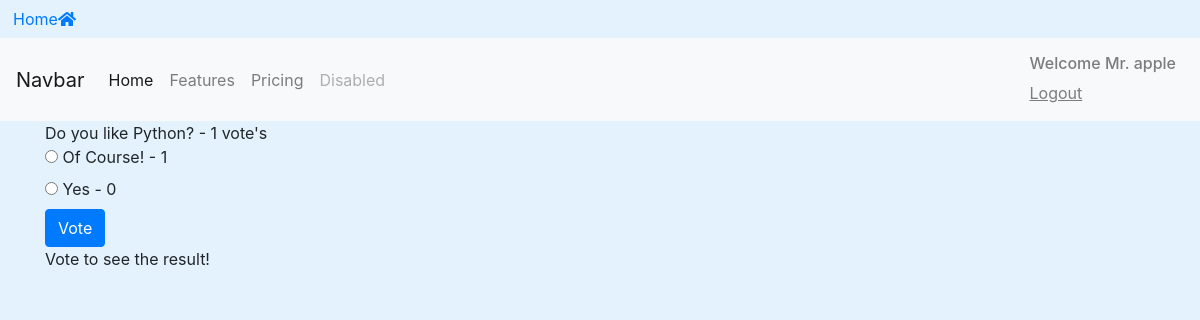
The page /blogs/details/3/ (signed in) on the database its author committed.
### BlogApp/models.py (models this page shows, shortened)
class BlogModel(models.Model):
    owner = models.ForeignKey(User, on_delete=models.CASCADE,default = 1)
    text = models.CharField(max_length=255)
    pub_date = models.DateTimeField()
    def __str__(self):
        return self.text
    def user_can_vote(self,user):
        user_vote = user.vote_set.all()
        qs = user_vote.filter(blog=self)
        if qs.exists():
            return False
        return True
    @property
    def num_votes(self):
        return self.vote_set.count()
    def get_result_dict(self):
        res = []
        for choice in self.choice_set.all():
            d = {}
            d['text'] = choice.choice_text
            d['num_votes'] = choice.num_votes
            if not self.num_votes:
                d['percentage'] = 0
            else:
                d['percentage'] = choice.num_votes / self.num_votes * 100
            res.append(d)
        return res

class Choice(models.Model):
    blog = models.ForeignKey(BlogModel,on_delete=models.CASCADE)
    choice_text = models.CharField(max_length=255)
    @property
    def num_votes(self):
        return self.vote_set.count()

### BlogApp/views.py (the view)
# urls.py: path('details/<int:blog_id>/', views.blog_details,name='detail'),
@login_required
def blog_details(request,blog_id):
    blog = get_object_or_404(BlogModel,id=blog_id)
    user_can_vote = blog.user_can_vote(request.user)
    result = blog.get_result_dict()
    content = {'blog':blog,'user_can_vote':user_can_vote,'result':result}
    return render(request,'blog/blog_details.html',content)

### BlogApp/templates/blog/blog_details.html (shortened to what this page needs)
{% extends 'base.html' %}
{% block content %}
<div class="container">
  {{blog}} - {{ blog.num_votes }} vote's
    <form action="{% url 'BlogApp:vote' blog.id %}" method="post">
      {% for choice in blog.choice_set.all %}
        <input type="radio"
          name="choice"
          id="choice{{ forloop.counter }}"
          value="{{ choice.id }}"/>
        <label for="choice{{ forloop.counter }}">{{ choice.choice_text }} - {{ choice.num_votes }}</label>
      <br/>
      {% endfor %}
      <input class="btn btn-primary mb" type="submit" value="Vote" {% if not user_can_vote %}disabled{% endif %}/>
    </form>
    {% if not user_can_vote %}
      {% for choice_dict in result %}
        <div class="row">
          <div class="col-sm-6 offset-sm3">
            {{ choice_dict.text }}
          <div class="progress">
            <div class="progress-bar" role="progressbar" style="width: {{ choice_dict.percentage}}%;">{{choice_dict.num_votes}}</div>
          </div>
        </div>
      </div>
      {% endfor %}
    {% else %}
      <p>Vote to see the result!</p>
    {% endif %}
</div>
{% endblock %}

### templates/includes/navbar.html (shortened to what this page needs)
<nav class="navbar navbar-expand-lg navbar-light bg-light">
  <a class="navbar-brand" href="#">Navbar</a>
<div class="collapse navbar-collapse" id="navbarNav">
  <ul class="navbar-nav">
    <li class="nav-item active">
      <a class="nav-link" href="{%url 'home' %}">Home <span class="sr-only">(current)</span></a>
    </li>
    <li class="nav-item">
      <a class="nav-link" href="{% url 'BlogApp:list' %}">Features</a>
    </li>
    <li class="nav-item">
      <a class="nav-link" href="#">Pricing</a>
    </li>
    <li class="nav-item">
      <a class="nav-link disabled" href="#">Disabled</a>
    </li>
  </ul>
  <div class="navbar-nav ml-auto">
    {% if request.user.is_authenticated %}
      <a class="nav-item nav-link" href="{% url 'Accounts:logout' %}"> <h6>Welcome Mr. {{request.user}}</h6> <u>Logout</u></a>
    {% else %}
      <a class="nav-item nav-link" href="{% url 'Accounts:login' %}">Login</a>
    {% endif %}
  </div>
</div>
</nav>

### static/css/styles.css (style rules this page uses)
body { background-color: #e3f2fd; }

### rows shown on the page
BlogModel: text "Do you like Python?", num_votes "1"
Choice: choice_text "Of Course!", num_votes "1"
Choice: choice_text "Yes", num_votes "0"

### other values the page prints
{{ request.user }} "apple"
